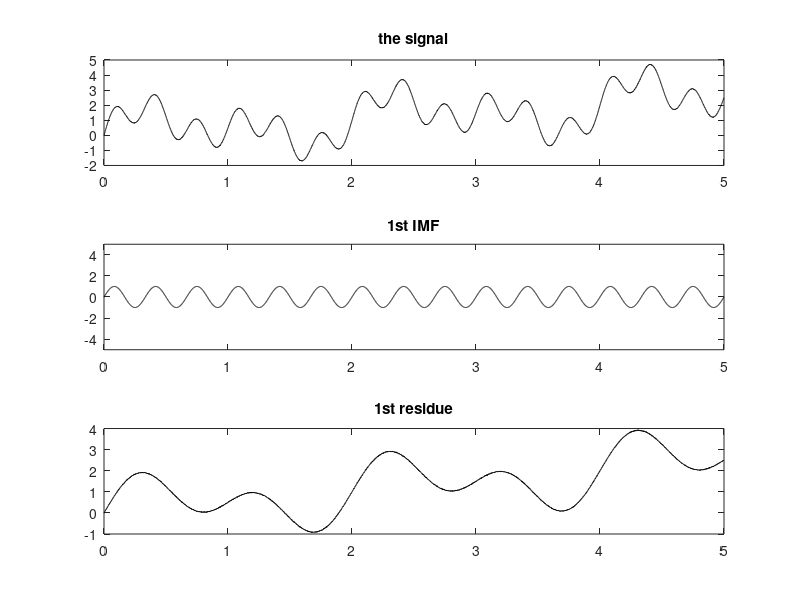

Write MATLAB code to recreate this figure.
t=0:0.001:5;
Ny=length(t);
z1=sin(pi*t);
z2=sin(2*pi*t);
z3=sin(6*pi*t);
ns=0.01*randn(1,Ny);
y=0.5*t+z1+z2+z3+ns;


figure(1)
subplot(3,1,1)
plot(t,y,'k');
title('the signal');
subplot(3,1,2)
plot(t,z3,'k')
axis([0 5 -5 5]);
title('1st IMF');
subplot(3,1,3)
plot(t,y-z3,'k')
title('1st residue');
